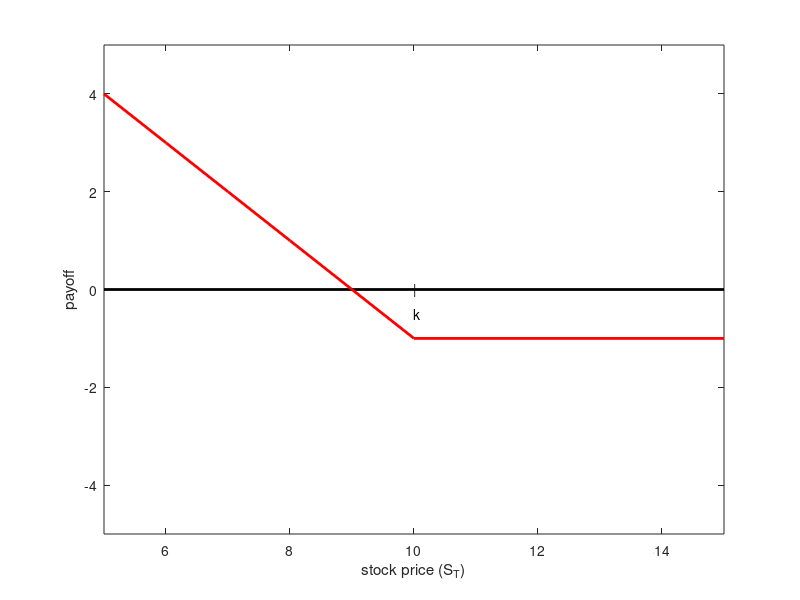

The MATLAB script that drew this image:
x=5:15;
%s=x-10;
y=0*x;
plot(x,y,'k-','linewidth',2)
hold on
%x=0*y
%plot(x,y,'k-','linewidth',2)
hold on

s=(x-10);
%plot(x,s,'-','linewidth',2)
s1=-1+max(10-x,0)
hold on
plot(x,s1,'r-','linewidth',2)
s2=2*(x-10)-max(x-10,0)+1
hold on
%plot(x,s2,'b-','linewidth',2)
%legend('two share','short one call','combination',0)
axis([5 15  -5  5])
%grid on
text(10,-.5,'k')
text(10,0,'|')
xlabel('stock price (S_T)')
ylabel('payoff')